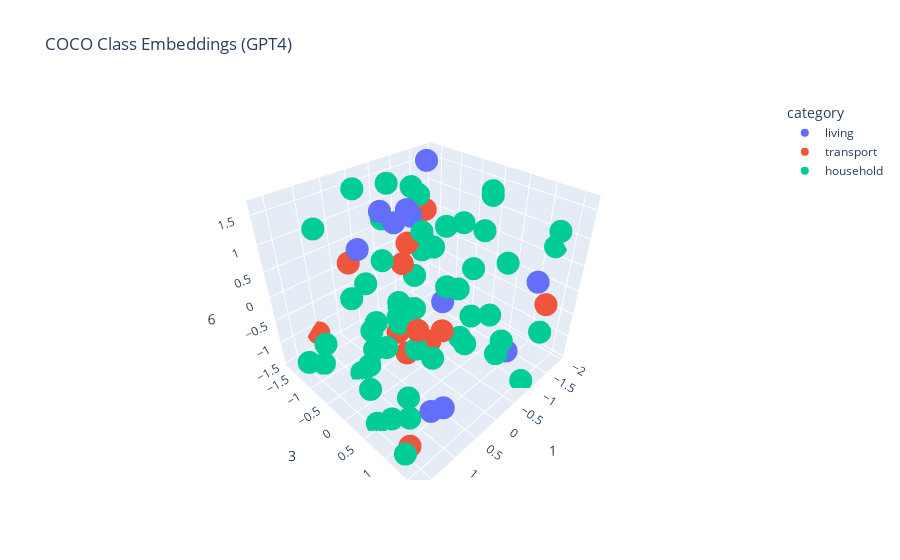

Notebook source saved alongside this figure:
### Code cell
# plot results
fig = px.scatter_3d(
    gpt_df, x='1', y='3', z='6',
    color='category',
    title=f'COCO Class Embeddings (GPT4)',
    hover_data={'word': True, 'category': False, '1': False, '3': False, '6': False},
)
fig.show()

### Figure 1 — Plotly figure (JSON) as saved in the notebook; plotly's stock layout.template omitted (floating-point values rounded to 4 significant figures)
{"data": [{"customdata": [["person", "living"], ["bird", "living"], ["cat", "living"], ["dog", "living"], ["horse", "living"], ["sheep", "living"], ["cow", "living"], ["elephant", "living"], ["bear", "living"], ["zebra", "living"], ["giraffe", "living"]], "hovertemplate": "word=%{customdata[0]}<extra></extra>", "legendgroup": "living", "marker": {"color": "#636efa", "symbol": "circle"}, "mode": "markers", "name": "living", "scene": "scene", "showlegend": true, "type": "scatter3d", "x": [-1.632, -0.5172, 0.7187, 1.083, 1.061, -1.032, -0.007771, -0.3977, -0.7949, -0.234, -0.4271], "y": [-1.509, -1.226, 0.9401, -0.1462, 1.512, 1.102, -0.3166, -1.455, 1.628, 0.2654, -0.6708], "z": [1.562, 0.7774, -1.407, 1.331, -0.5584, -1.119, 1.508, 0.9631, 0.7399, -0.03876, 1.128]}, {"customdata": [["bicycle", "transport"], ["car", "transport"], ["motorcycle", "transport"], ["airplane", "transport"], ["bus", "transport"], ["train", "transport"], ["truck", "transport"], ["boat", "transport"], ["traffic light", "transport"], ["fire hydrant", "transport"], ["stop sign", "transport"], ["parking meter", "transport"]], "hovertemplate": "word=%{customdata[0]}<extra></extra>", "legendgroup": "transport", "marker": {"color": "#EF553B", "symbol": "circle"}, "mode": "markers", "name": "transport", "scene": "scene", "showlegend": true, "type": "scatter3d", "x": [0.3601, -0.8979, -1.236, -0.852, 0.121, 0.395, 1.556, 0.7132, 0.5201, 1.046, 1.513, 0.349], "y": [0.5522, -0.8091, 1.593, -1.408, -0.1833, -1.432, 1.531, 0.2047, 0.957, -1.705, 1.291, -0.009552], "z": [-0.3571, 1.049, 0.0736, -0.3056, 1.035, 0.2453, 1.171, -0.1652, 0.1969, -1.134, -1.203, -0.9891]}, {"customdata": [["bench", "household"], ["backpack", "household"], ["umbrella", "household"], ["handbag", "household"], ["tie", "household"], ["suitcase", "household"], ["frisbee", "household"], ["skis", "household"], ["snowboard", "household"], ["sports ball", "household"], ["kite", "household"], ["baseball bat", "household"], ["baseball glove", "household"], ["skateboard", "household"], ["surfboard", "household"], ["tennis racket", "household"], ["bottle", "household"], ["wine glass", "household"], ["cup", "household"], ["fork", "household"], ["knife", "household"], ["spoon", "household"], ["bowl", "household"], ["banana", "household"], ["apple", "household"], ["sandwich", "household"], ["orange", "household"], ["broccoli", "household"], ["carrot", "household"], ["hot dog", "household"], ["pizza", "household"], ["donut", "household"], ["cake", "household"], ["chair", "household"], ["couch", "household"], ["potted plant", "household"], ["bed", "household"], ["dining table", "household"], ["toilet", "household"], ["tv", "household"], ["laptop", "household"], ["mouse", "household"], ["remote", "household"], ["keyboard", "household"], ["cell phone", "household"], ["microwave", "household"], ["oven", "household"], ["toaster", "household"], ["sink", "household"], ["refrigerator", "household"], ["book", "household"], ["clock", "household"], ["vase", "household"], ["scissors", "household"], ["teddy bear", "household"], ["hair drier", "household"], ["toothbrush", "household"]], "hovertemplate": "word=%{customdata[0]}<extra></extra>", "legendgroup": "household", "marker": {"color": "#00cc96", "symbol": "circle"}, "mode": "markers", "name": "household", "scene": "scene", "showlegend": true, "type": "scatter3d", "x": [0.2865, -0.383, 0.3031, 0.3435, -0.2542, -0.8133, 1.353, 1.169, 0.7408, -1.225, 1.309, -1.457, 0.2736, -1.179, -0.3333, 1.644, 1.462, 0.6396, 0.7371, -1.932, -1.821, 1.289, 1.511, 0.9173, -0.5025, 1.041, -1.439, -1.229, 0.3564, 1.469, 0.4226, -0.5172, -0.3517, -1.523, -1.768, -0.4768, -0.8115, -0.5724, -0.4069, 0.8015, 0.9339, 0.921, 0.2571, -0.749, 0.3214, -0.92, -0.6901, 0.1228, 0.6543, 0.9118, 1.541, -0.9605, 1.636, -1.176, -1.525, -1.133, -0.6257], "y": [1.593, 1.316, 0.3093, -1.529, 0.569, 1.065, 0.2215, -1.28, 0.2856, -1.224, -1.2, -0.8057, -1.275, 0.1423, -0.1816, 1.333, 0.4678, 0.8878, -0.4987, 1.218, -0.07028, 0.6298, -1.371, 0.6247, -0.5628, 0.09672, -0.07871, 0.37, -0.9643, -0.5679, 0.4526, -1.565, -0.659, 1.465, 1.303, -1.168, 0.3261, -1.44, 0.4897, 0.3548, -0.5898, -0.3435, -0.2794, 0.2468, -0.5679, 1.549, -0.9069, 0.6618, 0.5538, -0.1765, 0.9368, 0.4695, 1.441, -1.406, -1.202, -1.41, 1.237], "z": [0.7134, -0.613, -0.6754, -0.6099, 0.3607, 0.8102, -0.9548, -1.072, 0.3935, -0.06841, -1.401, 0.5183, 1.639, -0.9423, 0.8164, -1.217, -1.463, -0.3118, 0.4216, 0.7056, 1.339, -1.367, -1.351, -1.178, 1.52, 0.1547, -0.08869, 1.572, -1.053, 1.634, 1.583, 0.7352, -0.755, 1.239, -1.0, -1.312, -1.3, 1.441, 1.434, 0.1547, -1.462, -1.123, -0.08245, -1.15, 0.6385, -1.456, -1.067, 0.6338, -0.3321, -0.6474, 0.5183, 1.088, -0.3415, -0.7347, -0.1199, 1.224, -0.5412]}], "layout": {"legend": {"title": {"text": "category"}, "tracegroupgap": 0}, "scene": {"domain": {"x": [0, 1], "y": [0, 1]}, "xaxis": {"title": {"text": "1"}}, "yaxis": {"title": {"text": "3"}}, "zaxis": {"title": {"text": "6"}}}, "title": {"text": "COCO Class Embeddings (GPT4)"}}}
